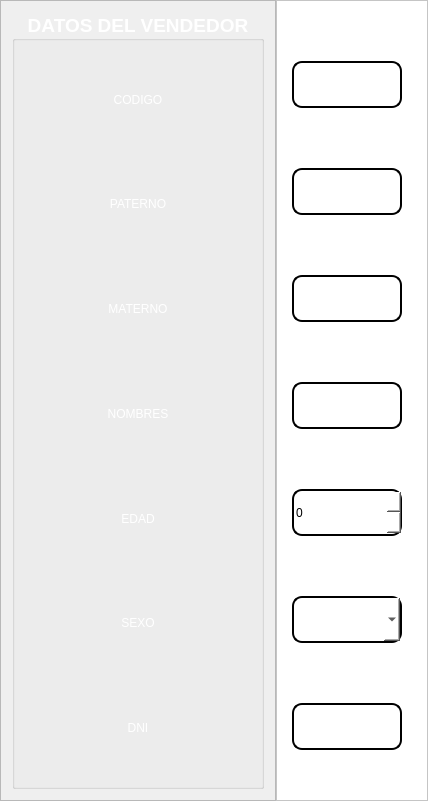
            <widget class="QWidget" name="page_2">
             <layout class="QHBoxLayout" name="horizontalLayout_5">
              <property name="spacing">
               <number>0</number>
              </property>
              <property name="leftMargin">
               <number>0</number>
              </property>
              <property name="topMargin">
               <number>0</number>
              </property>
              <property name="rightMargin">
               <number>0</number>
              </property>
              <property name="bottomMargin">
               <number>0</number>
              </property>
              <item>
               <widget class="QFrame" name="frame_6">
                <property name="maximumSize">
                 <size>
                  <width>300</width>
                  <height>16777215</height>
                 </size>
                </property>
                <property name="styleSheet">
                 <string notr="true">QLabel{
font: 87 15pt &quot;Arial Black&quot;;
background-color: #000000ff;
	color: rgb(255, 255, 255);
}
</string>
                </property>
                <property name="frameShape">
                 <enum>QFrame::StyledPanel</enum>
                </property>
                <property name="frameShadow">
                 <enum>QFrame::Raised</enum>
                </property>
                <layout class="QVBoxLayout" name="verticalLayout_7" stretch="0">
                 <property name="spacing">
                  <number>11</number>
                 </property>
                 <property name="leftMargin">
                  <number>11</number>
                 </property>
                 <property name="topMargin">
                  <number>11</number>
                 </property>
                 <property name="rightMargin">
                  <number>11</number>
                 </property>
                 <property name="bottomMargin">
                  <number>11</number>
                 </property>
                 <item>
                  <widget class="QGroupBox" name="groupBox">
                   <property name="font">
                    <font>
                     <family>Arial</family>
                     <pointsize>14</pointsize>
                     <weight>75</weight>
                     <bold>true</bold>
                    </font>
                   </property>
                   <property name="styleSheet">
                    <string notr="true">color: rgb(255, 255, 255);</string>
                   </property>
                   <property name="title">
                    <string>DATOS DEL VENDEDOR</string>
                   </property>
                   <property name="alignment">
                    <set>Qt::AlignCenter</set>
                   </property>
                   <layout class="QVBoxLayout" name="verticalLayout_13">
                    <item>
                     <layout class="QVBoxLayout" name="verticalLayout_11">
                      <item>
                       <widget class="QLabel" name="label_34">
                        <property name="text">
                         <string>CODIGO</string>
                        </property>
                        <property name="alignment">
                         <set>Qt::AlignCenter</set>
                        </property>
                       </widget>
                      </item>
                      <item>
                       <widget class="QLabel" name="label_8">
                        <property name="text">
                         <string>PATERNO</string>
                        </property>
                        <property name="alignment">
                         <set>Qt::AlignCenter</set>
                        </property>
                       </widget>
                      </item>
                      <item>
                       <widget class="QLabel" name="label_9">
                        <property name="text">
                         <string>MATERNO</string>
                        </property>
                        <property name="alignment">
                         <set>Qt::AlignCenter</set>
                        </property>
                       </widget>
                      </item>
                      <item>
                       <widget class="QLabel" name="label_10">
                        <property name="text">
                         <string>NOMBRES</string>
                        </property>
                        <property name="alignment">
                         <set>Qt::AlignCenter</set>
                        </property>
                       </widget>
                      </item>
                      <item>
                       <widget class="QLabel" name="label_29">
                        <property name="text">
                         <string>EDAD</string>
                        </property>
                        <property name="alignment">
                         <set>Qt::AlignCenter</set>
                        </property>
                       </widget>
                      </item>
                      <item>
                       <widget class="QLabel" name="label_30">
                        <property name="text">
                         <string>SEXO</string>
                        </property>
                        <property name="alignment">
                         <set>Qt::AlignCenter</set>
                        </property>
                       </widget>
                      </item>
                      <item>
                       <widget class="QLabel" name="label_31">
                        <property name="text">
                         <string>DNI</string>
                        </property>
                        <property name="alignment">
                         <set>Qt::AlignCenter</set>
                        </property>
                       </widget>
                      </item>
                     </layout>
                    </item>
                   </layout>
                  </widget>
                 </item>
                </layout>
               </widget>
              </item>
              <item>
               <widget class="QFrame" name="frame_5">
                <property name="styleSheet">
                 <string notr="true">QLabel{
background-color: rgb(255, 255, 255);
	font: 12pt &quot;Arial&quot;;
border-radius:10px;
border:2px solid black;
}

QComboBox{
background-color: rgb(255, 255, 255);
	font: 12pt &quot;Arial&quot;;
border-radius:10px;
border:2px solid black;
}

QSpinBox{
background-color: rgb(255, 255, 255);
	font: 12pt &quot;Arial&quot;;
border-radius:10px;
border:2px solid black;
}
QFrame{
background-color: rgb(255, 255, 255);
}

QLineEdit{
background-color: rgb(255, 255, 255);
color: rgb(0, 0, 0);
font: 12pt &quot;Arial&quot;;
border-radius:10px;
border:2px solid black;
}
</string>
                </property>
                <property name="frameShape">
                 <enum>QFrame::StyledPanel</enum>
                </property>
                <property name="frameShadow">
                 <enum>QFrame::Raised</enum>
                </property>
                <layout class="QVBoxLayout" name="verticalLayout_6" stretch="0,0,0,0,35,35,0">
                 <property name="spacing">
                  <number>60</number>
                 </property>
                 <property name="leftMargin">
                  <number>15</number>
                 </property>
                 <property name="topMargin">
                  <number>60</number>
                 </property>
                 <property name="rightMargin">
                  <number>25</number>
                 </property>
                 <property name="bottomMargin">
                  <number>50</number>
                 </property>
                 <item>
                  <widget class="QLineEdit" name="ln_codigov">
                   <property name="minimumSize">
                    <size>
                     <width>0</width>
                     <height>47</height>
                    </size>
                   </property>
                   <property name="maximumSize">
                    <size>
                     <width>16777215</width>
                     <height>16777215</height>
                    </size>
                   </property>
                   <property name="styleSheet">
                    <string notr="true"/>
                   </property>
                  </widget>
                 </item>
                 <item>
                  <widget class="QLineEdit" name="ln_paternov">
                   <property name="minimumSize">
                    <size>
                     <width>0</width>
                     <height>47</height>
                    </size>
                   </property>
                   <property name="styleSheet">
                    <string notr="true">background-color: rgb(255, 255, 255);
color: rgb(0, 0, 0);
font: 12pt &quot;Arial&quot;;</string>
                   </property>
                  </widget>
                 </item>
                 <item>
                  <widget class="QLineEdit" name="ln_maternov">
                   <property name="minimumSize">
                    <size>
                     <width>0</width>
                     <height>47</height>
                    </size>
                   </property>
                   <property name="styleSheet">
                    <string notr="true">background-color: rgb(255, 255, 255);
color: rgb(0, 0, 0);
font: 12pt &quot;Arial&quot;;</string>
                   </property>
                  </widget>
                 </item>
                 <item>
                  <widget class="QLineEdit" name="ln_nombrev">
                   <property name="minimumSize">
                    <size>
                     <width>0</width>
                     <height>47</height>
                    </size>
                   </property>
                   <property name="styleSheet">
                    <string notr="true">background-color: rgb(255, 255, 255);
color: rgb(0, 0, 0);
font: 12pt &quot;Arial&quot;;</string>
                   </property>
                  </widget>
                 </item>
                 <item>
                  <widget class="QSpinBox" name="spinBox_v">
                   <property name="minimumSize">
                    <size>
                     <width>0</width>
                     <height>47</height>
                    </size>
                   </property>
                  </widget>
                 </item>
                 <item>
                  <widget class="QComboBox" name="combo_sexov">
                   <property name="minimumSize">
                    <size>
                     <width>0</width>
                     <height>47</height>
                    </size>
                   </property>
                   <property name="iconSize">
                    <size>
                     <width>30</width>
                     <height>30</height>
                    </size>
                   </property>
                  </widget>
                 </item>
                 <item>
                  <widget class="QLineEdit" name="ln_dniv">
                   <property name="minimumSize">
                    <size>
                     <width>0</width>
                     <height>47</height>
                    </size>
                   </property>
                   <property name="styleSheet">
                    <string notr="true">background-color: rgb(255, 255, 255);
color: rgb(0, 0, 0);
font: 12pt &quot;Arial&quot;;</string>
                   </property>
                  </widget>
                 </item>
                </layout>
               </widget>
              </item>
             </layout>
            </widget>
